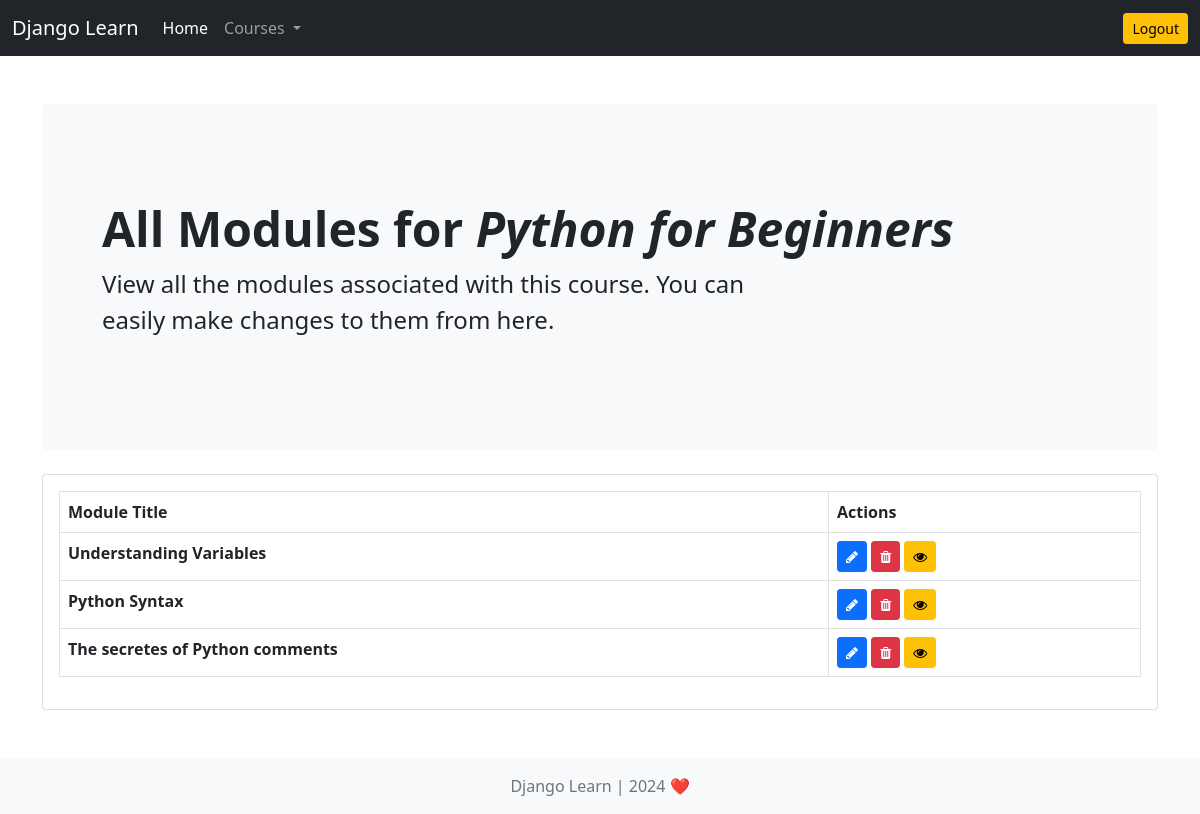
The app's page /course/modules-per-course/1/ (signed in) with its own data.
### course/models.py (models this page shows, shortened)
class Course(models.Model):
    author = models.ForeignKey(User, on_delete=models.DO_NOTHING, null=True)
    title = models.CharField(max_length=100)
    description = models.TextField()
    date_published = models.DateTimeField(auto_now_add=True)
    is_available = models.BooleanField(default=True)

class Module(models.Model):
    course = models.ForeignKey(Course, on_delete=models.CASCADE)
    timestamp = models.DateTimeField(auto_now_add=True)
    content = models.TextField()
    title = models.CharField(max_length=100)

### django_project/decorator.py (the view)
    def wrapper(request, *args, **kwargs):
        user = User.objects.get(id=request.user.id)
        if not user.is_educator:
            messages.warning(request, 'Permission Denied. You are not allowed in there!')
            return redirect('dashboard')
        response = view_func(request, *args, **kwargs)
        return response

### course/views.py (called while the page is built)
@login_required
@only_educator
def modules_per_course(request, pk):
    course = Course.objects.get(pk=pk)
    modules = course.module_set.all()
    context = {
        'course':course,
        'modules':modules
    }
    return render(request, 'course/modules_per_course.html', context)

### django_project/decorator.py (called while the page is built)
def only_educator(view_func):
    def wrapper(request, *args, **kwargs):
        user = User.objects.get(id=request.user.id)
        if not user.is_educator:
            messages.warning(request, 'Permission Denied. You are not allowed in there!')
            return redirect('dashboard')
        response = view_func(request, *args, **kwargs)
        return response
    return wrapper

### templates/course/modules_per_course.html
{% extends 'base.html' %}
{% load widget_tweaks %}
{% block content %}
<div class="p-5 mb-4 bg-light rounded-3">
    <div class="container-fluid py-5">
        <h1 class="display-5 fw-bold">All Modules for <i>{{course.title}}</i></h1>
        <p class="col-md-8 fs-4">
            View all the modules associated with this course. You can easily make changes to them from here.
        </p>
    </div>
</div>
<div>
    <div class="card">
        <div class="card-body">
            <table class="table table-bordered">
                <thead>
                    <tr>
                        <th scope="col">Module Title</th>
                        <th scope="col">Actions</th>
                    </tr>
                </thead>
                <tbody>
                    {% for module in modules %}
                    <tr>
                        <th>{{module.title}}</th>
                        <td>
                            <a href="{% url 'update-module' module.pk %}" class="btn btn-primary btn-sm"><i
                                    class="fa fa-pencil"></i></a>
                            <a href="{% url 'delete-module' module.pk %}" class="btn btn-danger btn-sm"><i
                                    class="fa fa-trash"></i></a>
                            <a href="#" class="btn btn-warning btn-sm"><i class="fa fa-eye"></i></a>
                        </td>
                    </tr>
                    {% endfor %}
                </tbody>
            </table>
        </div>
    </div>
</div>
{% endblock content %}

### templates/base.html (shortened to what this page needs)
<!doctype html>
<html lang="en">
<head>
    <link href="https://cdn.jsdelivr.net/npm/bootstrap@5.0.2/dist/css/bootstrap.min.css" rel="stylesheet"
>
    <link rel="stylesheet" href="https://cdnjs.cloudflare.com/ajax/libs/font-awesome/4.7.0/css/font-awesome.min.css">
</head>
<body class="d-flex flex-column min-vh-100">
    <nav class="navbar navbar-expand-lg navbar-dark bg-dark">
        <div class="container-fluid">
            <a class="navbar-brand" href="/">Django Learn</a>
            <div class="collapse navbar-collapse" id="navbarSupportedContent">
                <ul class="navbar-nav me-auto mb-2 mb-lg-0">
                    <li class="nav-item">
                        <a class="nav-link active" aria-current="page" href="/">Home</a>
                    </li>
                    {% if request.user.is_educator %}
                    <li class="nav-item dropdown">
                        <a class="nav-link dropdown-toggle" href="#" id="navbarDropdown" role="button"
                            data-bs-toggle="dropdown" aria-expanded="false">
                            Courses
                        </a>
                    </li>
                    {% endif %}
                </ul>
                <a href="{% url 'logout' %}" class="btn btn-warning btn-sm">Logout</a>
            </div>
        </div>
    </nav>
    <div class="container mt-5 mb-5">
        {% block content %}
        {% endblock content %}
    </div>
    <footer class="footer mt-auto py-3 bg-light">
        <div class="container text-center">
            <span class="text-muted center">Django Learn | 2024 ❤️</span>
        </div>
    </footer>
</body>
</html>

### records on screen
Course: title "Python for Beginners"
Module: title "Understanding Variables"
Module: title "Python Syntax"
Module: title "The secretes of Python comments"
